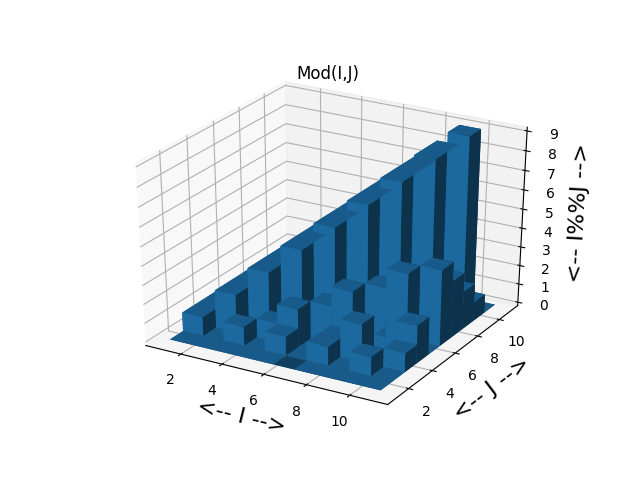

Python code for this plot:
#! /usr/bin/env python3
#
def mod_bar3d ( ):

#*****************************************************************************80
#
## mod_bar3d makes a 3D bar plot of mod(I,J).
#
#  Licensing:
#
#    This code is distributed under the GNU LGPL license.
#
#  Modified:
#
#    02 May 2019
#
#  Author:
#
#    John Burkardt
#
  import matplotlib.pyplot as plt
  import numpy as np
  import platform
  from mpl_toolkits.mplot3d import Axes3D

  print ( '' )
  print ( 'mod_bar3d:' )
  print ( '  Python version: %s' % ( platform.python_version ( ) ) )
  print ( '  Make a 3D bar plot of mod(1:10,1:10)' )
#
#  Define the data.
#
  i = np.linspace ( 1, 10, 10 )
  I, J = np.meshgrid ( i, i.transpose() )
#
#  There is some extra nonsense here to keep bar3d() happy...
#
  I = np.ravel ( I )
  J = np.ravel ( J )
  Z = I % J
  width = 1
  depth = 1
  bottom = np.zeros_like ( Z )
#
#  Plot the data.
#
  fig = plt.figure ( )
  ax = fig.add_subplot ( 111, projection = '3d' )
  ax.bar3d ( I, J, bottom, width, depth, Z )
  ax.grid ( True )
  ax.set_xlabel ( '<-- I -->', fontsize = 16 )
  ax.set_ylabel ( '<-- J -->', fontsize = 16 )
  ax.set_zlabel ( '<-- I%%J -->', fontsize = 16 )
  ax.set_title ( 'Mod(I,J)' )
  
  filename = 'mod_bar3d.png'
  plt.savefig ( filename )
  print ( '' )
  print ( '  Graphics saved as "%s"' % ( filename ) )
  plt.show ( block = False )

  plt.clf ( )
#
#  Terminate.
#
  print ( '' )
  print ( 'mod_bar3d:' )
  print ( '  Normal end of execution.' )
  return

if ( __name__ == '__main__' ):
  from timestamp import timestamp
  timestamp ( )
  mod_bar3d ( )
  timestamp ( )
 
